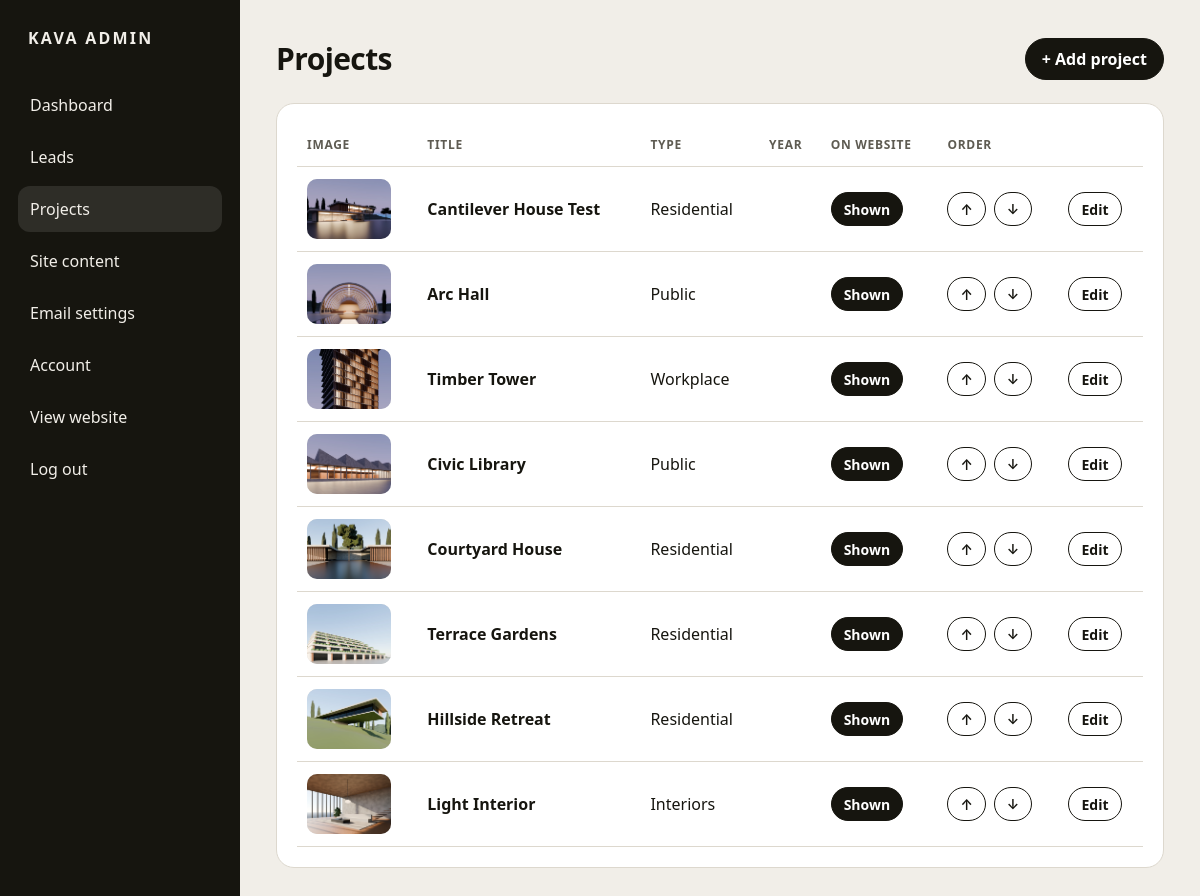
Screenshot of /admin/index.php?p=projects (signed in) with the database file from the repository.
### tables this page shows
CREATE TABLE projects(
        id INTEGER PRIMARY KEY AUTOINCREMENT, title TEXT NOT NULL, type TEXT NOT NULL DEFAULT 'Residential',
        year TEXT DEFAULT '', location TEXT DEFAULT '', area TEXT DEFAULT '', status TEXT DEFAULT '',
        summary TEXT DEFAULT '', image TEXT DEFAULT '', sort INTEGER DEFAULT 0, published INTEGER DEFAULT 1,
        created_at TEXT DEFAULT CURRENT_TIMESTAMP, updated_at TEXT DEFAULT CURRENT_TIMESTAMP);

### lib/bootstrap.php (called while the page is built, shortened)
<?php
function h(?string $s): string { return htmlspecialchars((string)$s, ENT_QUOTES, 'UTF-8'); }

### admin/index.php (the view, shortened to what this page needs)
<?php
require __DIR__ . '/../lib/bootstrap.php';
$pdo = db();
$csrf = $_SESSION['csrf'];
$p = $_GET['p'] ?? 'dashboard';
$flash = $_SESSION['flash'] ?? ''; unset($_SESSION['flash']);
$STATUSES = ['New', 'Contacted', 'In discussion', 'Won', 'Closed'];
$hasAdmin = (int)$pdo->query('SELECT COUNT(*) FROM admins')->fetchColumn() > 0;
$authed = !empty($_SESSION['admin']);
$img = fn(string $s) => $s === '' ? '' : (preg_match('~^https?://~', $s) ? $s : '../' . ltrim($s, '/'));
$newCount = $authed ? (int)$pdo->query("SELECT COUNT(*) FROM enquiries WHERE status='New'")->fetchColumn() : 0;
?><!DOCTYPE html>
<html lang="en">
<head>
</head>
<body>
<?php if (!$authed): ?>
<form class="card login" method="post">
  <h1><?= $hasAdmin ? 'KAVA admin' : 'Create the admin account' ?></h1>
  <?php if ($flash): ?><div class="flash"><?= h($flash) ?></div><?php endif; ?>
  <?php if (!$hasAdmin): ?><p class="mu" style="margin:0">This is the first visit. Choose the login you will use from now on.</p><?php endif; ?>
  <input type="hidden" name="csrf" value="<?= h($csrf) ?>"><input type="hidden" name="action" value="<?= $hasAdmin ? 'login' : 'setup' ?>">
  <label>Username<input name="username" autocomplete="username" required></label>
  <label>Password<input name="password" type="password" autocomplete="<?= $hasAdmin ? 'current-password' : 'new-password' ?>" minlength="<?= $hasAdmin ? 1 : 10 ?>" required></label>
  <button class="btn"><?= $hasAdmin ? 'Log in' : 'Create account' ?></button>
</form>
<?php else: ?>
<div class="wrap">
<aside><div class="brand">KAVA ADMIN</div>
  <a href="?p=dashboard" class="<?= $p === 'dashboard' ? 'on' : '' ?>">Dashboard</a>
  <a href="?p=enquiries" class="<?= in_array($p, ['enquiries', 'enquiry', 'lead_new']) ? 'on' : '' ?>">Leads <?php if ($newCount): ?><span class="badge"><?= $newCount ?></span><?php endif; ?></a>
  <a href="?p=projects" class="<?= in_array($p, ['projects', 'project']) ? 'on' : '' ?>">Projects</a>
  <a href="?p=content" class="<?= $p === 'content' ? 'on' : '' ?>">Site content</a>
  <a href="?p=mail" class="<?= $p === 'mail' ? 'on' : '' ?>">Email settings</a>
  <a href="?p=account" class="<?= $p === 'account' ? 'on' : '' ?>">Account</a>
  <a href="../" target="_blank" rel="noopener">View website</a>
  <a href="?p=logout">Log out</a>
</aside>
<main>
<?php if ($p === 'enquiries'):
  $f = in_array($_GET['status'] ?? '', $STATUSES, true) ? $_GET['status'] : '';
  $q = clean($_GET['q'] ?? '', 80);
  $sql = 'SELECT * FROM enquiries WHERE 1'; $args = [];
  if ($f) { $sql .= ' AND status = ?'; $args[] = $f; }
  if ($q) { $sql .= ' AND (name LIKE ? OR email LIKE ? OR site LIKE ? OR project LIKE ?)'; array_push($args, "%$q%", "%$q%", "%$q%", "%$q%"); }
  $st = $pdo->prepare($sql . ' ORDER BY id DESC LIMIT 500'); $st->execute($args); $rows = $st->fetchAll(); ?>
  <div class="top"><h1>Leads</h1><div class="row"><a class="btn" href="?p=lead_new">+ Add lead</a><a class="btn o" href="?p=export">Download CSV</a></div></div>
  <form class="row" style="margin-bottom:16px" method="get"><input type="hidden" name="p" value="enquiries">
    <input name="q" value="<?= h($q) ?>" placeholder="Search name, email, site" style="max-width:300px" aria-label="Search">
    <select name="status" style="max-width:200px" aria-label="Status"><option value="">All statuses</option><?php foreach ($STATUSES as $s): ?><option <?= $s === $f ? 'selected' : '' ?>><?= $s ?></option><?php endforeach; ?></select>
    <button class="btn o">Filter</button></form>
  <div class="card tbl"><?php if (!$rows): ?><p class="mu" style="margin:0">No leads yet. Website enquiries appear here automatically, and you can add phone or walk-in leads with + Add lead.</p><?php else: ?>
  <table><thead><tr><th>Date</th><th>Name</th><th>Source</th><th>Project</th><th>Site</th><th>Status</th><th></th></tr></thead><tbody>
  <?php foreach ($rows as $r): ?><tr><td><?= h(date('d M Y, H:i', strtotime($r['created_at'] . ' UTC'))) ?></td><td><strong><?= h($r['name']) ?></strong><br><span class="mu"><?= h($r['email']) ?></span></td><td><?= h($r['source']) ?><?php if (in_array($r['source'], ['Chat', 'Form']) && !$r['emailed']): ?><br><span class="mu" title="<?= h($r['mail_error']) ?>">Email not sent</span><?php endif; ?></td><td><?= h(mb_strimwidth($r['project'], 0, 60, '…')) ?></td><td><?= h($r['site']) ?></td><td><span class="pill <?= h(str_replace(' ', '', $r['status'])) ?>"><?= h($r['status']) ?></span></td><td><a class="btn s o" href="?p=enquiry&id=<?= (int)$r['id'] ?>">Open</a></td></tr><?php endforeach; ?>
  </tbody></table><?php endif; ?></div>
<?php elseif ($p === 'projects'): $rows = $pdo->query('SELECT * FROM projects ORDER BY sort, id')->fetchAll(); ?>
  <div class="top"><h1>Projects</h1><a class="btn" href="?p=project">+ Add project</a></div>
  <div class="card tbl"><table><thead><tr><th>Image</th><th>Title</th><th>Type</th><th>Year</th><th>On website</th><th>Order</th><th></th></tr></thead><tbody>
  <?php foreach ($rows as $r): ?><tr>
    <td><?php if ($r['image']): ?><img class="thumb" src="<?= h($img($r['image'])) ?>" alt=""><?php else: ?><span class="thumb"></span><?php endif; ?></td>
    <td><strong><?= h($r['title']) ?></strong></td><td><?= h($r['type']) ?></td><td><?= h($r['year']) ?></td>
    <td><form method="post"><button class="btn s <?= $r['published'] ? '' : 'o' ?>"><?= $r['published'] ? 'Shown' : 'Hidden' ?></button></form></td>
    <td><div class="row"><?php foreach (['up' => '&uarr;', 'down' => '&darr;'] as $d => $sym): ?><form method="post"><button class="btn s o" aria-label="Move <?= $d ?>"><?= $sym ?></button></form><?php endforeach; ?></div></td>
    <td><a class="btn s o" href="?p=project&id=<?= (int)$r['id'] ?>">Edit</a></td></tr><?php endforeach; ?>
  </tbody></table></div>
<?php endif; ?>
</main></div>
<?php endif; ?>
</body>
</html>

### admin/index.php (style rules this page uses)
:root { --bg:#F1EEE8;--fg:#16150F;--mu:#5E5B52;--card:#fff;--line:#DDD8CE;--acc:#E5562A }
* { box-sizing:border-box }
body { margin:0;background:var(--bg);color:var(--fg);font:16px/1.5 system-ui,-apple-system,'Segoe UI',sans-serif }
a { color:inherit }
.wrap { display:grid;grid-template-columns:240px minmax(0,1fr);min-height:100vh }
aside { background:var(--fg);color:#F1EEE8;padding:26px 18px;display:flex;flex-direction:column;gap:6px }
aside .brand { font-weight:800;letter-spacing:.14em;margin:0 10px 26px }
aside a { display:flex;justify-content:space-between;padding:11px 12px;border-radius:12px;text-decoration:none }
aside a:hover,aside a.on { background:rgba(255,255,255,.1) }
main { padding:clamp(18px,3vw,40px);min-width:0 }
h1 { font-size:30px;letter-spacing:-.02em;margin:0 0 22px }
.top { display:flex;justify-content:space-between;align-items:center;gap:12px;flex-wrap:wrap;margin-bottom:22px }
.top h1 { margin:0 }
.card { background:var(--card);border:1px solid var(--line);border-radius:18px;padding:20px }
table { width:100%;border-collapse:collapse }
th,td { text-align:left;padding:12px 10px;border-bottom:1px solid var(--line);vertical-align:middle }
th { font-size:12px;text-transform:uppercase;letter-spacing:.06em;color:var(--mu) }
.tbl { overflow-x:auto }
.btn { display:inline-flex;align-items:center;gap:6px;min-height:42px;padding:0 16px;border-radius:99px;border:1px solid var(--fg);background:var(--fg);color:#fff;font:inherit;font-weight:600;text-decoration:none;cursor:pointer }
.btn.o { background:transparent;color:var(--fg) }
.btn.s { min-height:34px;padding:0 12px;font-size:14px }
.thumb { width:84px;height:60px;object-fit:cover;border-radius:10px;background:#ddd;display:block }
.row { display:flex;gap:8px;flex-wrap:wrap;align-items:center }

### rows the page displays
projects: image (picture), title "Cantilever House Test", type "Residential", published "Shown", sym "↑", sym "↓"
projects: image (picture), title "Arc Hall", type "Public", published "Shown", sym "↑", sym "↓"
projects: image (picture), title "Timber Tower", type "Workplace", published "Shown", sym "↑", sym "↓"
projects: image (picture), title "Civic Library", type "Public", published "Shown", sym "↑", sym "↓"
projects: image (picture), title "Courtyard House", type "Residential", published "Shown", sym "↑", sym "↓"
projects: image (picture), title "Terrace Gardens", type "Residential", published "Shown", sym "↑", sym "↓"
projects: image (picture), title "Hillside Retreat", type "Residential", published "Shown", sym "↑", sym "↓"
projects: image (picture), title "Light Interior", type "Interiors", published "Shown", sym "↑", sym "↓"
